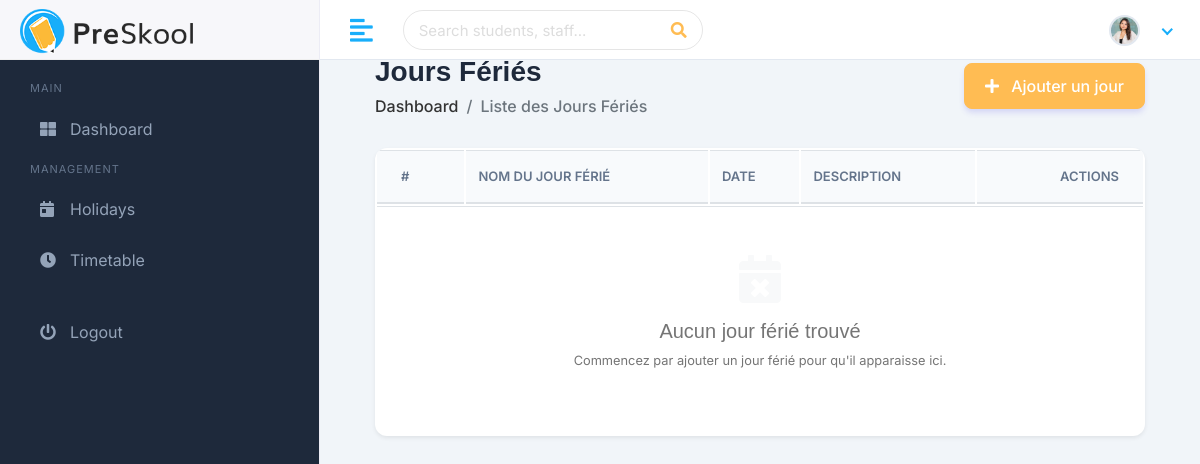
The app's page /holidays/, older data.
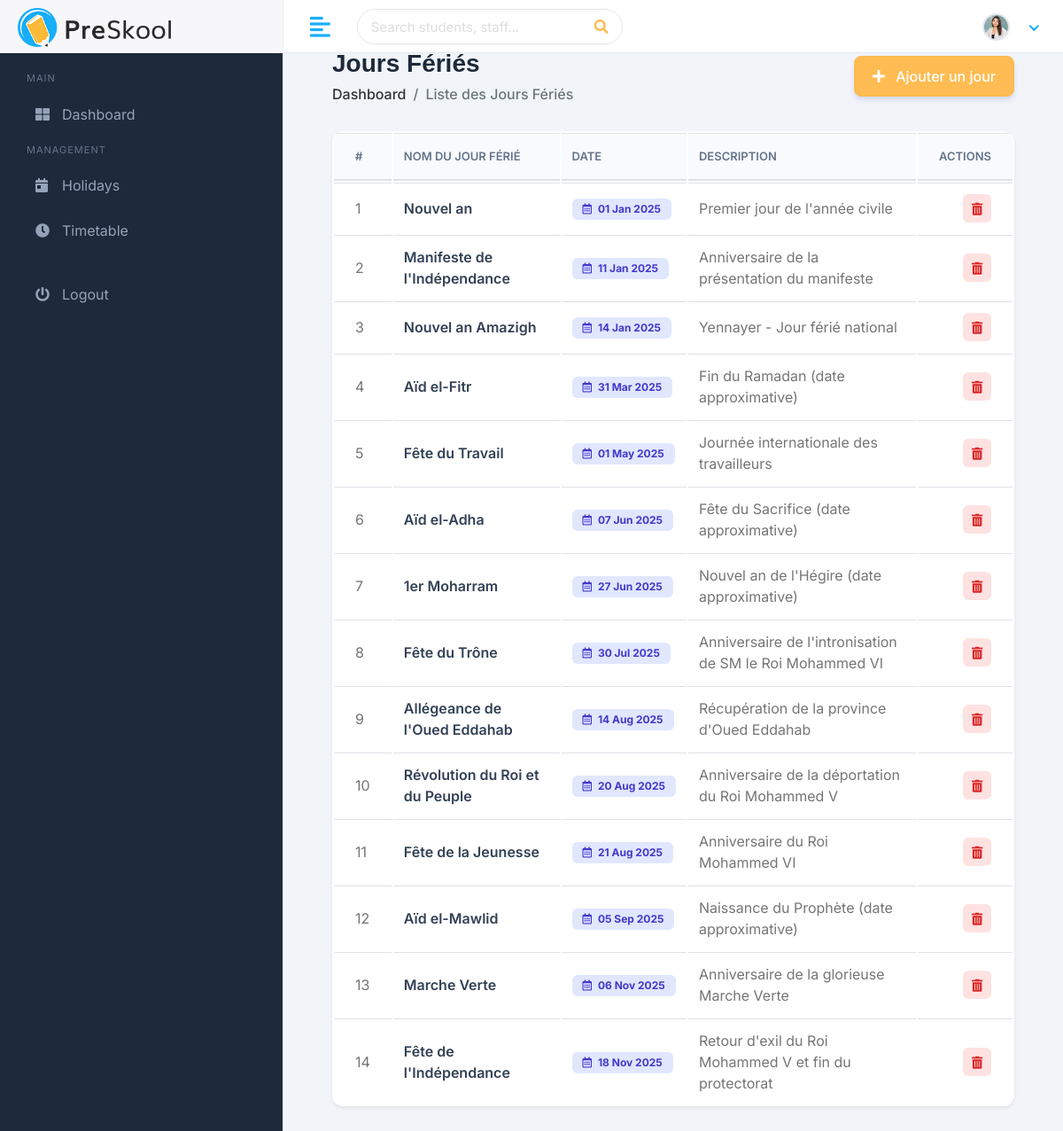
The same page, newer data.
### faculty/models.py (models this page shows, shortened)
class Holiday(models.Model):
    name = models.CharField(max_length=200, verbose_name="Nom du jour férié")
    date = models.DateField(verbose_name="Date")
    description = models.TextField(blank=True, null=True, verbose_name="Description")
    class Meta:
        ordering = ['date']

### faculty/views.py (the view)
# urls.py: path('holidays/', views.holiday_list, name='holiday_list'),
def holiday_list(request):
    holidays = Holiday.objects.all()
    return render(request, 'holidays/holidays.html', {'holidays': holidays})

### templates/holidays/holidays.html (shortened to what this page needs)
{% extends 'Home/base.html' %}
{% load static %}
{% block body %}
<div class="page-header">
    <div class="row align-items-center">
        <div class="col">
            <h3 class="page-title" style="font-weight: 700; color: #1e293b;">Jours Fériés</h3>
            <ul class="breadcrumb" style="background: transparent; padding: 0;">
                <li class="breadcrumb-item"><a href="{% url 'dashboard' %}">Dashboard</a></li>
                <li class="breadcrumb-item active">Liste des Jours Fériés</li>
            </ul>
        </div>
        <div class="col-auto text-right float-right ml-auto">
            <a href="{% url 'add_holiday' %}" class="btn btn-primary" style="border-radius: 8px; padding: 10px 20px; font-weight: 500; box-shadow: 0 4px 6px -1px rgba(79, 70, 229, 0.2);">
                <i class="fas fa-plus mr-2"></i> Ajouter un jour
            </a>
        </div>
    </div>
</div>
<div class="row">
    <div class="col-sm-12">
        <div class="card shadow-sm border-0" style="border-radius: 12px; overflow: hidden;">
            <div class="card-body p-0">
                <div class="table-responsive">
                    <table class="table table-hover table-center mb-0" style="border-collapse: separate;">
                        <thead style="background-color: #f8fafc;">
                            <tr>
                                <th class="py-3 px-4" style="color: #64748b; font-weight: 600; font-size: 13px;">#</th>
                                <th class="py-3" style="color: #64748b; font-weight: 600; font-size: 13px;">NOM DU JOUR FÉRIÉ</th>
                                <th class="py-3" style="color: #64748b; font-weight: 600; font-size: 13px;">DATE</th>
                                <th class="py-3" style="color: #64748b; font-weight: 600; font-size: 13px;">DESCRIPTION</th>
                                <th class="py-3 px-4 text-right" style="color: #64748b; font-weight: 600; font-size: 13px;">ACTIONS</th>
                            </tr>
                        </thead>
                        <tbody>
                            {% for holiday in holidays %}
                            <tr style="transition: 0.2s;">
                                <td class="px-4 text-muted">{{ forloop.counter }}</td>
                                <td>
                                    <span style="font-weight: 600; color: #334155;">{{ holiday.name }}</span>
                                </td>
                                <td>
                                    <span class="badge badge-soft-primary" style="padding: 6px 12px; border-radius: 6px; background-color: #e0e7ff; color: #4338ca;">
                                        <i class="far fa-calendar-alt mr-1"></i> {{ holiday.date|date:"d M Y" }}
                                    </span>
                                </td>
                                <td class="text-muted">{{ holiday.description|default:"Aucune description" }}</td>
                                <td class="text-right px-4">
                                    <div class="actions">
                                        <form action="{% url 'delete_holiday' holiday.pk %}" method="POST" style="display:inline;">
                                            <button type="submit" class="btn btn-sm"
                                                style="background-color: #fee2e2; color: #dc2626; border: none; border-radius: 6px; width: 32px; height: 32px; padding: 0;"
                                                onclick="return confirm('Êtes-vous sûr de vouloir supprimer ce jour férié ?');"
                                                title="Supprimer">
                                                <i class="fas fa-trash-alt"></i>
                                            </button>
                                        </form>
                                    </div>
                                </td>
                            </tr>
                            {% empty %}
                            <tr>
                                <td colspan="5" class="text-center py-5">
                                    <div class="mb-3">
                                        <i class="fas fa-calendar-times fa-3x text-light"></i>
                                    </div>
                                    <h5 class="text-muted">Aucun jour férié trouvé</h5>
                                    <p class="text-muted small">Commencez par ajouter un jour férié pour qu'il apparaisse ici.</p>
                                </td>
                            </tr>
                            {% endfor %}
                        </tbody>
                    </table>
                </div>
            </div>
        </div>
    </div>
</div>
{% endblock %}

### templates/Home/base.html (shortened to what this page needs)
{% load static %}
<!DOCTYPE html>
<html lang="en">
   <head>
      <link rel="stylesheet" href="{% static 'assets/plugins/bootstrap/css/bootstrap.min.css' %}">
      <link rel="stylesheet" href="{% static 'assets/plugins/fontawesome/css/fontawesome.min.css' %}">
      <link rel="stylesheet" href="{% static 'assets/plugins/fontawesome/css/all.min.css' %}">
      <link rel="stylesheet" href="{% static 'assets/css/style.css' %}">
   </head>
   <body>
      <div class="main-wrapper">
         <div class="header">
            <div class="header-left">
               <a href="{% url 'dashboard' %}" class="logo">
                  <img src="{% static 'assets/img/logo.png' %}" alt="Logo" style="max-height: 45px;">
               </a>
            </div>
            <a href="javascript:void(0);" id="toggle_btn">
               <i class="fas fa-align-left"></i>
            </a>
            <div class="top-nav-search">
               <form>
                  <input type="text" class="form-control" placeholder="Search students, staff...">
                  <button class="btn" type="submit"><i class="fas fa-search"></i></button>
               </form>
            </div>
            <ul class="nav user-menu">
               <li class="nav-item dropdown has-arrow">
                  <a href="#" class="dropdown-toggle nav-link" data-toggle="dropdown">
                     <span class="user-img">
                        <img class="rounded-circle" src="{% static 'assets/img/profiles/avatar-01.jpg' %}" width="31" alt="User">
                     </span>
                  </a>
               </li>
            </ul>
         </div>
         <div class="sidebar" id="sidebar">
            <div class="sidebar-inner slimscroll">
               <div id="sidebar-menu" class="sidebar-menu">
                  <ul>
                     <li class="menu-title"><span>Main</span></li>
                     <li>
                        <a href="{% url 'dashboard' %}"><i class="fas fa-th-large"></i> <span>Dashboard</span></a>
                     </li>
                     <li class="menu-title"><span>Management</span></li>
                     <li>
                        <a href="{% url 'holiday_list' %}"><i class="fas fa-calendar-day"></i> <span>Holidays</span></a>
                     </li>
                     <li>
                        <a href="{% url 'timetable' %}"><i class="fas fa-clock"></i> <span>Timetable</span></a>
                     </li>
                     <li class="mt-4">
                        <a href="{% url 'logout' %}" class="text-danger"><i class="fas fa-power-off"></i> <span>Logout</span></a>
                     </li>
                  </ul>
               </div>
            </div>
         </div>
         <div class="page-wrapper">
            <div class="content container-fluid">
               {% block body %}{% endblock %}
            </div>
         </div>
      </div>
   </body>
</html>

### templates/Home/base.html (style rules this page uses)
:root { --sidebar-bg: #1e293b; --primary-accent: #4f46e5; }
body { font-family: 'Inter', sans-serif; background-color: #f1f5f9; }
.header { background: #ffffff; border-bottom: 1px solid #e2e8f0; }
.sidebar { background-color: var(--sidebar-bg) !important; }
.sidebar-menu li a { color: #94a3b8 !important; border-radius: 8px; margin: 2px 10px; transition: 0.3s; }
.menu-title span { color: #64748b !important; text-transform: uppercase; font-size: 11px; letter-spacing: 1px; }
.page-wrapper { padding: 25px; transition: all 0.2s ease-in-out; }
.user-img img { border: 2px solid #e2e8f0; }

Row changes from the older to the newer data that the page shows:
added Holiday: name "Nouvel an", date "01 Jan 2025", description "Premier jour de l'année civile"
added Holiday: name "Manifeste de l'Indépendance", date "11 Jan 2025", description "Anniversaire de la présentation du manifeste"
added Holiday: name "Nouvel an Amazigh", date "14 Jan 2025", description "Yennayer - Jour férié national"
added Holiday: name "Aïd el-Fitr", date "31 Mar 2025", description "Fin du Ramadan (date approximative)"
added Holiday: name "Fête du Travail", date "01 May 2025", description "Journée internationale des travailleurs"
added Holiday: name "Aïd el-Adha", date "07 Jun 2025", description "Fête du Sacrifice (date approximative)"
added Holiday: name "1er Moharram", date "27 Jun 2025", description "Nouvel an de l'Hégire (date approximative)"
added Holiday: name "Fête du Trône", date "30 Jul 2025", description "Anniversaire de l'intronisation de SM le Roi Mohammed VI"
added Holiday: name "Allégeance de l'Oued Eddahab", date "14 Aug 2025", description "Récupération de la province d'Oued Eddahab"
added Holiday: name "Révolution du Roi et du Peuple", date "20 Aug 2025", description "Anniversaire de la déportation du Roi Mohammed V"
added Holiday: name "Fête de la Jeunesse", date "21 Aug 2025", description "Anniversaire du Roi Mohammed VI"
added Holiday: name "Aïd el-Mawlid", date "05 Sep 2025", description "Naissance du Prophète (date approximative)"
added Holiday: name "Marche Verte", date "06 Nov 2025", description "Anniversaire de la glorieuse Marche Verte"
added Holiday: name "Fête de l'Indépendance", date "18 Nov 2025", description "Retour d'exil du Roi Mohammed V et fin du protectorat"
Text that changed along with them:
text no longer shown: "Aucun jour férié trouvé Commencez par ajouter un jour férié pour qu'il apparaisse ici."
